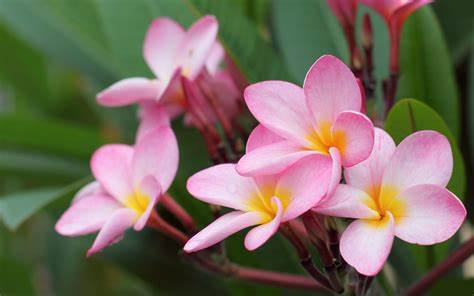
#> input picture images/flower.jpg, 474 x 296 px
$ python canny.py   (older library calls are emulated)
#> lines starting #> are read from the running program, lines starting #| are printed output that depends on the picture
#> further down, img is the input picture: shape (296, 474, 3); mean R, G, B 119.6, 107, 93.6
import numpy as np
from PIL import Image
import matplotlib.pyplot as plt
import os
import cv2

# Converting imaged to a grey scaled image (since only intensity of colour is important)
def to_grey(img: np.ndarray):
  [r_coef, g_coef, b_coef] = [0.3, 0.59, 0.11]

  r, g, b = img[..., 0], img[..., 1], img[..., 2]
  grey_img =  r_coef * r + g_coef * g + b_coef * b

  return grey_img

def generate_gaussian_filter(sigma: float, filterSize: int):
#> called with sigma = 1.5, filterSize = 3
 gaussianFilter = np.zeros((filterSize,filterSize))
 center = filterSize//2 #used chatGPT to fix issue where gaussian wasn't symmetric
 #Create the actual filter
 for x in range(filterSize):
  for y in range(filterSize):
   gaussianFilter[x,y] = (1/(2.0 * np.pi * sigma**2.0))*np.exp(-((x-center)**2.0+(y-center)**2.0)/(2.0*sigma**2.0))
 return gaussianFilter

def convolution(img: np.ndarray, kernel: np.ndarray):
 convoluted = np.zeros(img.shape)
 kernelSize = kernel.shape[0]
 halfKernel = kernelSize//2
 [width, height] = img.shape
#> width = 296; height = 474

 # First need to pad image with duplicates of the edge pixels so we can deal with the edge case
 img = np.pad(img, ((halfKernel, halfKernel),(halfKernel, halfKernel)), mode="edge")
#> img: shape (298, 476) float64

 # Loop through the image, taking subportions of the image of size kernel
 for x in range(width):
     for y in range(height):
         img_portion = img[x:x+kernelSize, y:y+kernelSize]
         convoluted[x,y] = np.sum(img_portion*kernel)
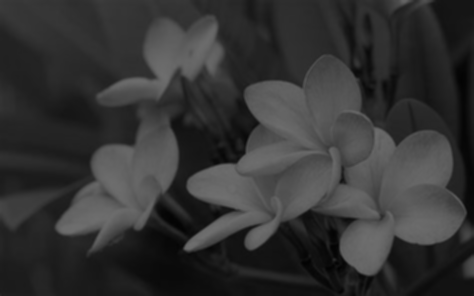
#> convoluted: shape (296, 474) float64; min 3.15, max 111.8, mean 52.3
 return convoluted

def sobel_edge_detection(blurredImg: np.ndarray):
 matrix_x = np.array(
     [[-1, 0, 1],
      [-2, 0, 2],
      [-1, 0, 1]], np.float32
 )
 matrix_y = np.array(
         [[1, 2, 1],
         [0, 0, 0],
         [-1, -2, -1]], np.float32
     )
 gx = convolution(blurredImg, matrix_x)
#> after the loop in convolution (call 2), `for x in range(width):`:
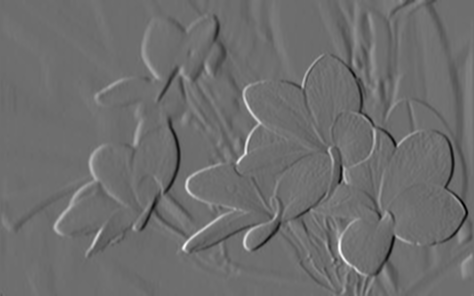
#> convoluted: shape (296, 474) float64; min -184.9, max 241.8, mean -0.2; drawn with min black and max white
 gy = convolution(blurredImg, matrix_y)
#> after the loop in convolution (call 3), `for x in range(width):`:
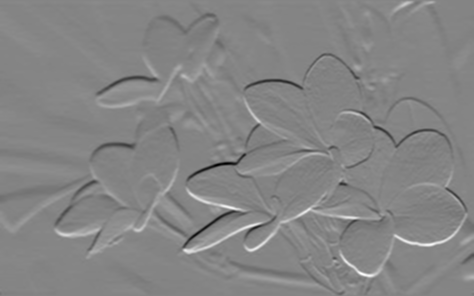
#> convoluted: shape (296, 474) float64; min -250.5, max 230.7, mean 0.7; drawn with min black and max white
 g = np.sqrt(gx**2.0 + gy**2.0)
 theta = np.arctan2(gy, gx)
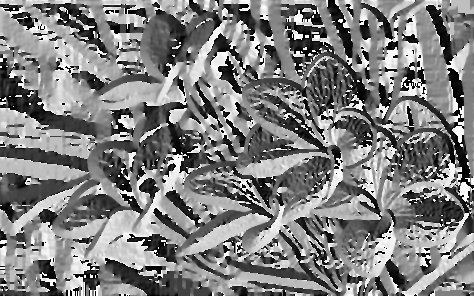
#> theta: shape (296, 474) float64; min -3.14, max 3.14, mean 0.0054; drawn with min black and max white
 return g, theta, gx, gy

def non_max_suppression(g: np.ndarray, theta: np.ndarray):
 m, n = g.shape
#> m = 296; n = 474
 angle = np.degrees(theta)

 for x in range(1, m - 1):
  for y in range(1, n - 1):
   # Ensure angle is non-negative
   if angle[x, y] < 0:
    angle[x, y] += 180

   # Determine neighboring pixels based on gradient direction
   if 0 <= angle[x, y] < 22.5:
    neigbourPixel1, neigbourPixel2 = g[x, y-1], g[x, y+1]
   elif 22.5 <= angle[x, y] < 67.5:
    neigbourPixel1, neigbourPixel2 = g[x-1, y+1], g[x+1, y-1]
   elif 67.5 <= angle[x, y] < 112.5:
    neigbourPixel1, neigbourPixel2 = g[x-1, y], g[x+1, y]
   elif 67.5 <= angle[x, y] < 112.5:
    neigbourPixel1, neigbourPixel2 = g[x+1, y+1], g[x-1, y-1]
   else:
    neigbourPixel1, neigbourPixel2 = g[x, y-1], g[x, y+1]

   # Pixels that are less than any of their neigbours are set to 0
   if g[x, y] < neigbourPixel1 or g[x, y] < neigbourPixel2:
    g[x, y] = 0
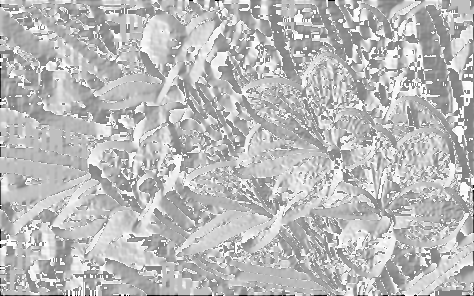
#> angle: shape (296, 474) float64; min -180, max 180, mean 83.8; drawn with min black and max white
 return g

# #identify strong and weak points
def double_threshold(img: np.ndarray, highThresh: float, lowThresh: float):
#> called with highThresh = 30, lowThresh = 15
 [n,m] = img.shape
#> n = 296; m = 474

 marking = np.zeros(img.shape)
 for x in range(n):
  for y in range(m):
   if img[x,y] > highThresh:
    # mark as highThresh
    marking[x,y] = 255
   elif img[x,y] < lowThresh:
    #mark as low
    marking[x,y] = 0
   else:
    #mark as weak
    marking[x,y] = 25
 return marking

def hysteresis(img: np.ndarray):
 [n,m] = img.shape
#> n = 296; m = 474

 #check if neibourging pixels for the weak edges are strong or not
 for x in range(n-1):
  for y in range(m-1):
   if img[x,y] == 25:
    #check if neibouring pixels are strong
    if ((img[x+1,y] == 255) or (img[x-1,y] == 255) or (img[x+1,y+1] == 255) or (img[x+1,y-1] == 255) or
    (img[x-1,y+1] == 255) or (img[x-1,y-1] == 255) or (img[x,y+1] == 255) or (img[x,y-1] == 255)):
     img[x,y] = 255
    else:
     img[x,y] = 0
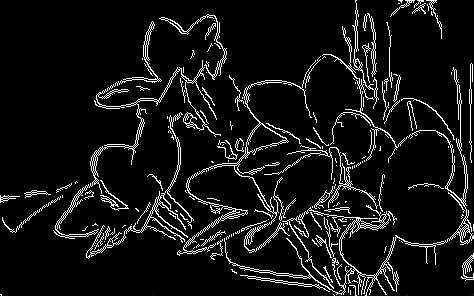
#> img: shape (296, 474) float64; min 0, max 255, mean 19.7
 return img

# Loading Image
script_dir = os.path.dirname(os.path.abspath(__file__))
img_path = os.path.join(script_dir, './images/flower.jpg')
img = np.array(Image.open(img_path))

sigma = 1.5
ksize = 3
tl = 15
th = 30

#Step 1 Noise Reduction
grey = to_grey(img)
kernel = generate_gaussian_filter(sigma, ksize)
blurred = convolution(grey, kernel) #Generate a blurred image

#Step 2 Gradient Calc
[g, theta, gx, gy] = sobel_edge_detection(blurred)

#Step 3 Non Max Calc
suppressedImg = non_max_suppression(g, theta)

# #Step 4 and 5
marks = double_threshold(suppressedImg, th, tl)
final = hysteresis(marks)

plt.subplot(2,2,1)
plt.imshow(img)
plt.title("Original Image (A)")
plt.subplot(2,2,2)
plt.imshow(blurred, cmap='gray')
plt.title("Blur Image (B)")
plt.subplot(2,2,3)
plt.imshow(g, cmap='gray')
plt.title("Magnitude of Gradient Image (C)")
plt.subplot(2,2,4)
plt.imshow(suppressedImg, cmap='gray')
plt.title("Non Max Supressed Image (D)")
# plt.subplot(3,2,5)
# plt.imshow(final, cmap='gray')
# plt.title("Canny Final Image (E)")
plt.show()

# Comparing with cv2
img = cv2.imread(img_path)
#> img: shape (296, 474, 3)
img_gray = cv2.cvtColor(img, cv2.COLOR_BGR2GRAY)
img_blur = cv2.GaussianBlur(img_gray, (ksize, ksize),sigma)
# # Sobel Edge Detection
sobelx = cv2.Sobel(src=img_blur, ddepth=cv2.CV_64F, dx=1, dy=0, ksize=3) # Sobel Edge Detection on the X axis
sobely = cv2.Sobel(src=img_blur, ddepth=cv2.CV_64F, dx=0, dy=1, ksize=3) # Sobel Edge Detection on the Y axis
sobelxy = cv2.Sobel(src=img_blur, ddepth=cv2.CV_64F, dx=1, dy=1, ksize=3) # Combined X and Y Sobel Edge Detection
edges = cv2.Canny(image=img_blur, threshold1=tl, threshold2=th) # Canny Edge Detection
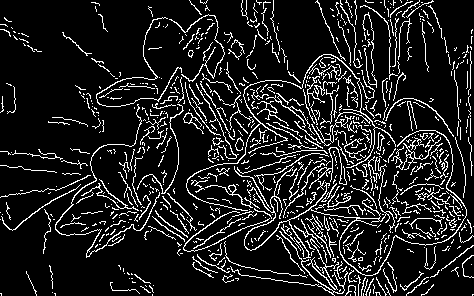
#> edges: shape (296, 474); 12.4% white in thin lines or dots

# [14 lines of commented-out code are left out]


plt.subplot(1,2,1)
plt.imshow(final, cmap='gray')
plt.title("Implemented Edge Detection (A)")

plt.subplot(1,2,2)
plt.imshow(edges, cmap='gray')
plt.title("Edge Detection with OpenCV (B)")
plt.show()

# [22 lines of commented-out code are left out]
